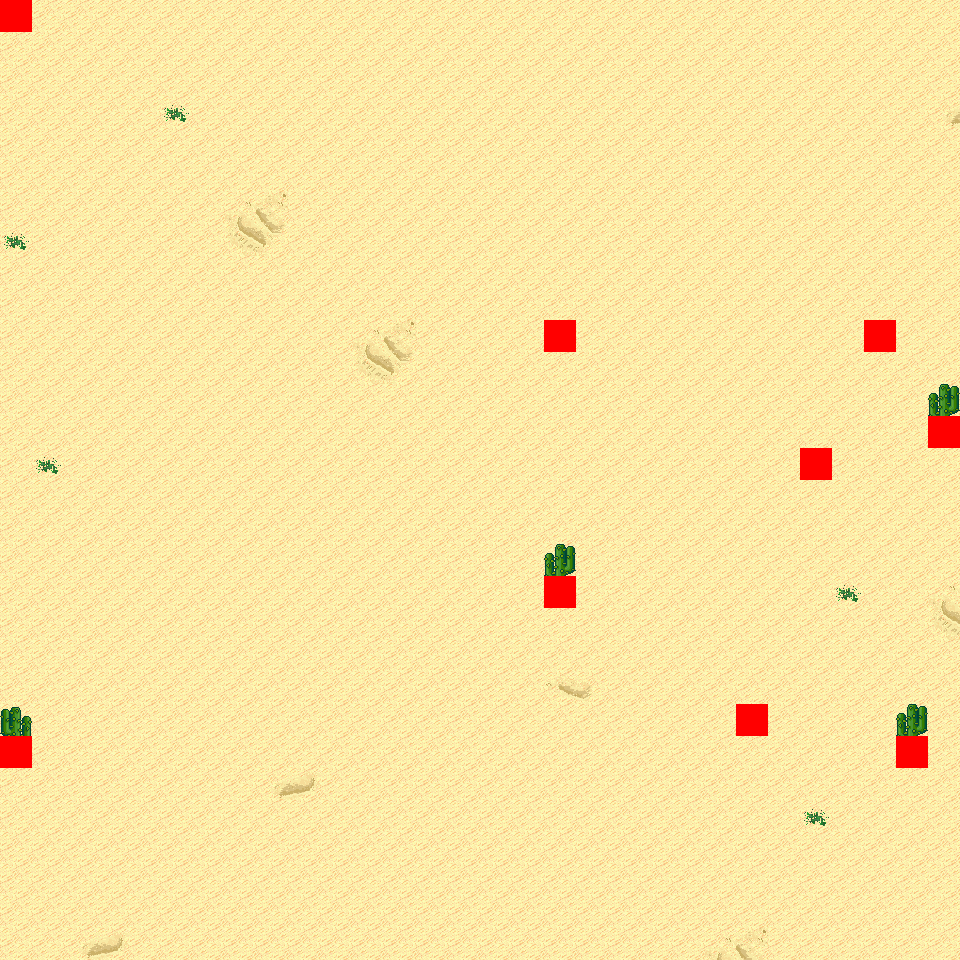

The image is a tile-based game level rendered from a .tmx file. Its description and source (layers, tilesets, objects; grid data summarised) follow:
An orthogonal 30x30 tile map with 32x32 px tiles, 6 tile layers (Ground, Object, Object2, Above, ...), 8 tilesets and 6 objects (6x mapExit).

<map version="1.0" orientation="orthogonal" renderorder="right-down" width="30" height="30" tilewidth="32" tileheight="32" nextobjectid="7">
  <tileset firstgid="1" name="tileset_logic_collision" tilewidth="32" tileheight="32" tilecount="1" columns="1">
    <image source="../drawable/tileset_logic_collision.png" width="32" height="32" />
  </tileset>
  <tileset firstgid="2" name="tileset_ground_ground" tilewidth="32" tileheight="32" tilecount="33" columns="3">
    <image source="../drawable/tileset_ground_ground.png" width="96" height="352" />
  </tileset>
  <tileset firstgid="35" name="tileset_ground_ridge_earth_pale" tilewidth="32" tileheight="32" tilecount="96" columns="12">
    <image source="../drawable/tileset_ground_ridge_earth_pale.png" width="384" height="256" />
  </tileset>
  <tileset firstgid="131" name="tileset_ground_ridge_earth_dark" tilewidth="32" tileheight="32" tilecount="96" columns="12">
    <image source="../drawable/tileset_ground_ridge_earth_dark.png" width="384" height="256" />
  </tileset>
  <tileset firstgid="227" name="tileset_terrain_desert" tilewidth="32" tileheight="32" tilecount="88" columns="8">
    <image source="../drawable/tileset_terrain_desert.png" width="256" height="352" />
  </tileset>
  <tileset firstgid="315" name="tileset_plant_tree_tree_darkgreen" tilewidth="32" tileheight="32" tilecount="88" columns="8">
    <image source="../drawable/tileset_plant_tree_tree_darkgreen.png" width="256" height="352" />
  </tileset>
  <tileset firstgid="403" name="tileset_ground_sand_2" tilewidth="32" tileheight="32" tilecount="15" columns="5">
    <image source="../drawable/tileset_ground_sand_2.png" width="160" height="96" />
  </tileset>
  <tileset firstgid="418" name="tileset_plant_cactus_2" tilewidth="32" tileheight="32" tilecount="10" columns="5">
    <image source="../drawable/tileset_plant_cactus_2.png" width="160" height="64" />
  </tileset>
  <layer name="Ground" width="30" height="30">
    <data>[900 cells, 900 non-empty, 11 distinct tile ids]</data>
  </layer>
  <layer name="Object" width="30" height="30">
    <data>[900 cells, 7 non-empty, 3 distinct tile ids]</data>
  </layer>
  <layer name="Object2" width="30" height="30">
    <data>[900 cells, 0 non-empty, 0 distinct tile ids]</data>
  </layer>
  <layer name="Above" width="30" height="30">
    <data>[900 cells, 4 non-empty, 2 distinct tile ids]</data>
  </layer>
  <layer name="Above2" width="30" height="30">
    <data>[900 cells, 0 non-empty, 0 distinct tile ids]</data>
  </layer>
  <layer name="Walkable" width="30" height="30">
    <data>[900 cells, 9 non-empty, 1 distinct tile ids]</data>
  </layer>
  <objectgroup name="MapEvents">
    <object id="1" name="north" type="mapExit" x="32" y="0" width="928" height="32">
      <properties>
        <property name="map" value="level_0_x3_y112" />
        <property name="x" value="1" />
        <property name="y" value="28" />
      </properties>
    </object>
    <object id="2" name="south" type="mapExit" x="0" y="928" width="960" height="32">
      <properties>
        <property name="map" value="level_0_x3_y114" />
        <property name="x" value="0" />
        <property name="y" value="1" />
      </properties>
    </object>
    <object id="3" name="west" type="mapExit" x="0" y="32" width="32" height="704">
      <properties>
        <property name="map" value="level_0_x2_y113" />
        <property name="x" value="28" />
        <property name="y" value="1" />
      </properties>
    </object>
    <object id="4" name="west2" type="mapExit" x="0" y="768" width="32" height="192">
      <properties>
        <property name="map" value="level_0_x2_y113" />
        <property name="x" value="28" />
        <property name="y" value="24" />
      </properties>
    </object>
    <object id="5" name="east" type="mapExit" x="928" y="0" width="32" height="416">
      <properties>
        <property name="map" value="level_0_x4_y113" />
        <property name="x" value="1" />
        <property name="y" value="0" />
      </properties>
    </object>
    <object id="6" name="east2" type="mapExit" x="928" y="448" width="32" height="512">
      <properties>
        <property name="map" value="level_0_x4_y113" />
        <property name="x" value="1" />
        <property name="y" value="14" />
      </properties>
    </object>
  </objectgroup>
</map>
